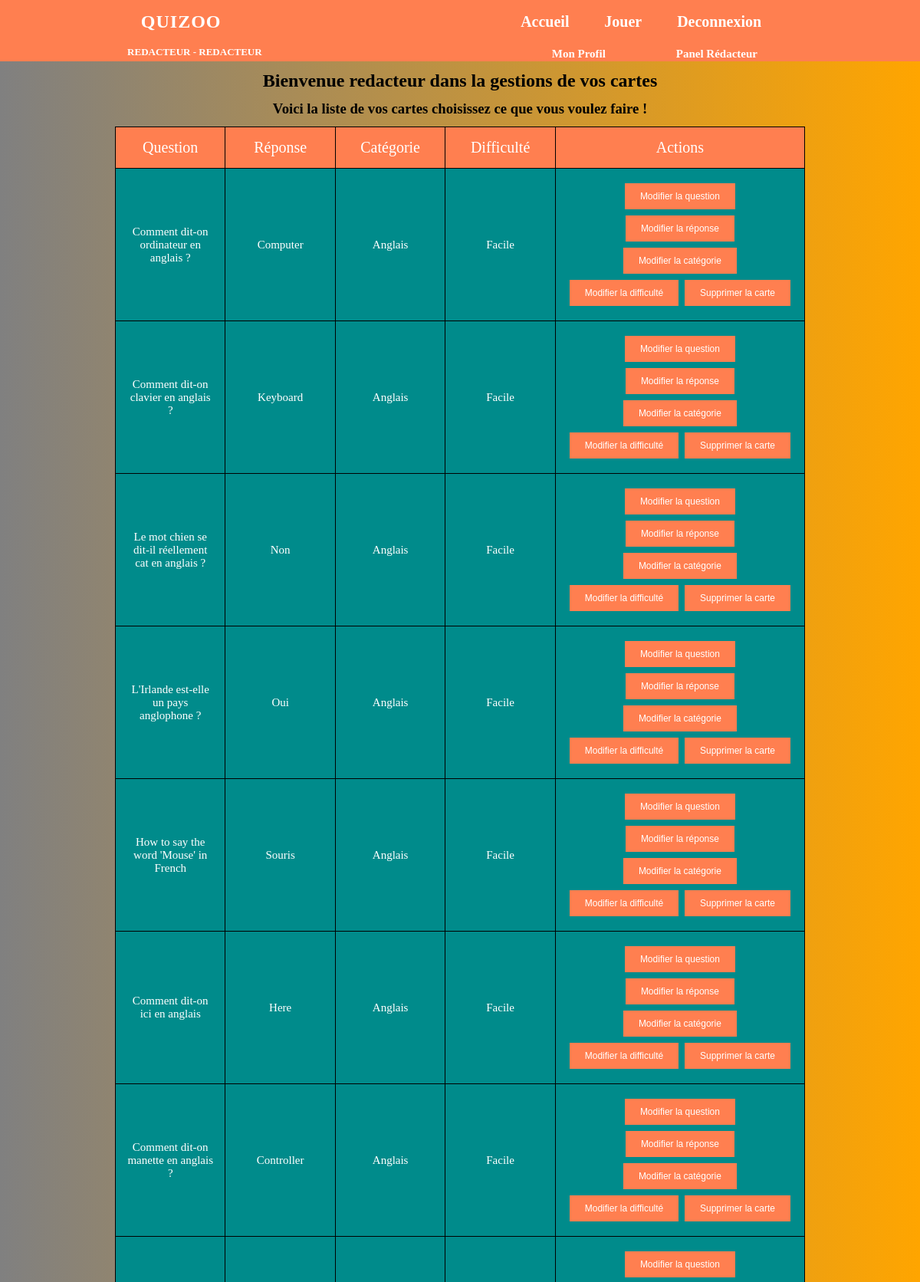
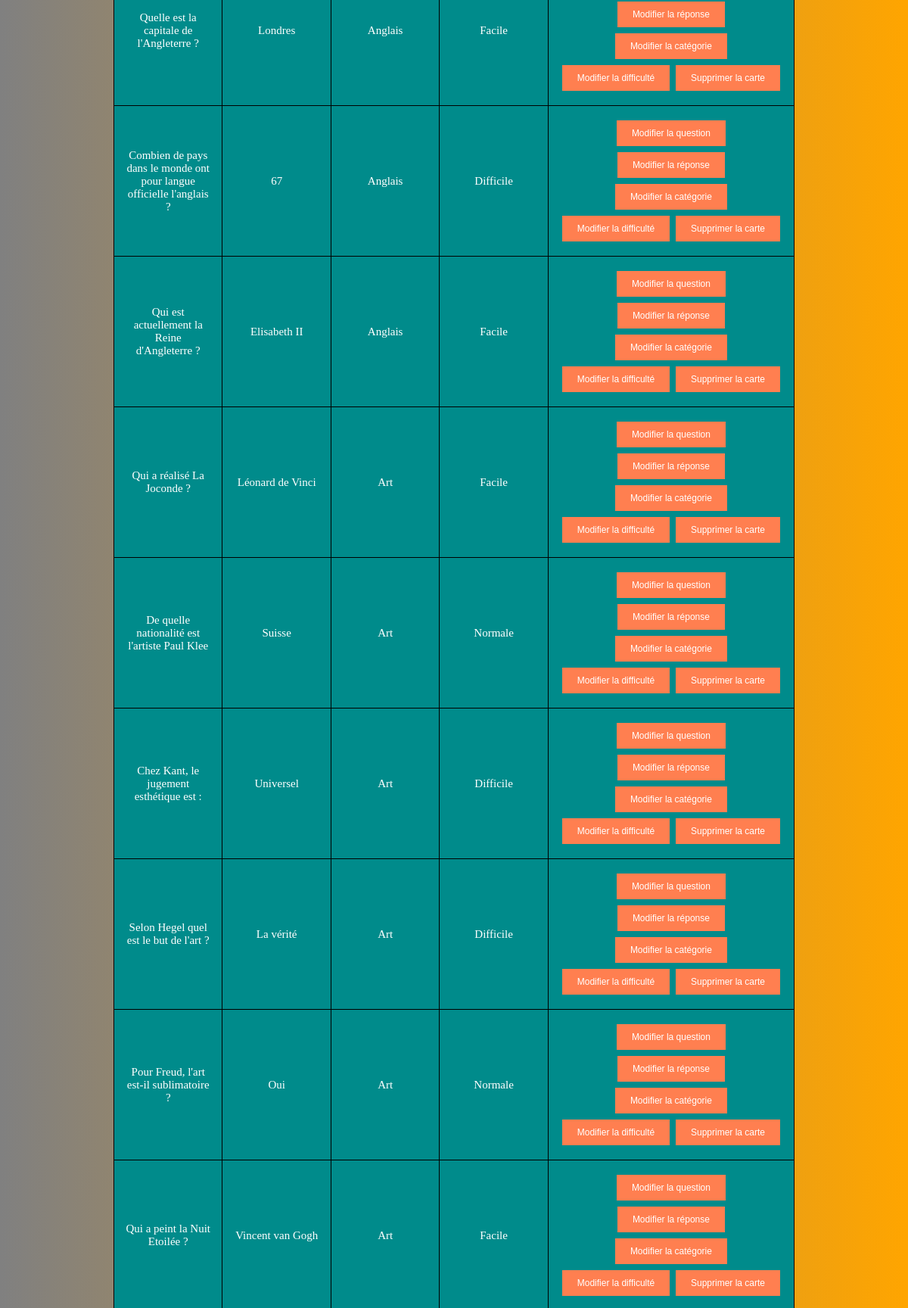
Page /site/redac/update_car.php (signed in, upper part) on the committed database (2 pictures, top to bottom).
### tables this page shows
CREATE TABLE `cartes` (
  `id` int(11) NOT NULL,
  `question` varchar(100) NOT NULL,
  `reponse` varchar(100) NOT NULL,
  `theme` varchar(100) NOT NULL,
  `difficulty` varchar(100) DEFAULT NULL,
  `createur` varchar(100) DEFAULT NULL,
  `valide` varchar(100) DEFAULT NULL,
  `note` varchar(100) DEFAULT NULL
);

### site/function.php (called while the page is built, shortened)
<?
    function Secu($var){
        $var = $var;
		return $var;
    }
?>

### site/redac/update_car.php (the view, shortened to what this page needs)
<?
    include '../header.php';
    $user = Secu($_SESSION['user']);
    $createur = Secu($_SESSION["user"]);
    $GetMyCard = $BDD->prepare('SELECT * FROM cartes WHERE valide = 1 AND createur = :createur ORDER by createur DESC');
    $GetMyCard->bindValue(':createur', $createur);
    $GetMyCard->execute();
    $resultat_card = $GetMyCard->fetchAll();
            ?>
        <h2 class="hredac"> Bienvenue <?php echo $user; ?> dans la gestions de vos cartes </h2>
        <h3 class="hredac"> Voici la liste de vos cartes choisissez ce que vous voulez faire ! </h3>
        <table class="tabadmin" style="width: 75%; height: 75px;">
            <tbody>
                <tr>
                    <td style="width: 15%;" class="tdredac">Question</td>
                    <td style="width: 15%;" class="tdredac">Réponse</td>
                    <td style="width: 15%;" class="tdredac">Catégorie</td>
                    <td style="width: 15%;" class="tdredac">Difficulté</td>
                    <td style="width: 34%;" class="tdredac">Actions</td>
                </tr>
                <?php foreach ($resultat_card as $row){?>
                    <tr>
                        <td style="width: 15%;" class="tdredacq"><?echo $row['question']; ?></td>
                        <td style="width: 15%;" class="tdredacq"><?echo $row['reponse']; ?></td>
                        <td style="width: 15%;" class="tdredacq"><?echo htmlspecialchars_decode($row['theme']); ?></td>
                        <td style="width: 15%;" class="tdredacq"><?echo $row['difficulty']; ?></td>
                        <td style="width: 20%;" class="tdredacq">
                            <form action="update_car.php" method="POST">
                                <button name="question" type="submit" value="<?= $row['id'] ?>" class="butredac" >Modifier la question</button>
                                <button name="reponse" type="submit" value="<?= $row['id'] ?>" class="butredac" >Modifier la réponse</button>
                                <button name="categorie" type="submit" value="<?= $row['id'] ?>" class="butredac" >Modifier la catégorie</button>
                                <button name="difficulty" type="submit" value="<?= $row['id'] ?>" class="butredac" >Modifier la difficulté</button>
                                <button name="delete" type="submit" value="<?= $row['question'] ?>" class="butredac" >Supprimer la carte</button>
                            </form>
                        </td>
                    <tr>
                <?php } ?>
            </tbody>
        </table>
    </body>
</html>

### site/assets/css/style1.css (style rules this page uses)
* { margin: 0px; padding: 0px; box-sizing: border-box; }
body { color: white; background: linear-gradient(-90deg, orange, gray);; scroll-behavior: smooth; }
.tabadmin { border-collapse: collapse; margin-left:auto; margin-right:auto; margin-top: 1%; }
.tabadmin th, td { padding: 15px; text-align: left; border: 1px solid black; }
.hredac { text-align: center; color: black; margin-top: 1% }
.tabadmin th, td { padding: 15px; text-align: center; border: 1px solid black; }
.tdredac { background-color: #FF7F50; font-size: 20px; }
.tdredacq { background-color: #008B8B; font-size: 15px; }
.butredac { background-color: #FF7F50; border: none; color: white; padding: 10px 20px; text-align: center; text-decoration: none; display: inline-block; font-size: 12px; margin: 4px 2px; }

### rows in the picture
cartes: question "Comment dit-on ordinateur en anglais ?", reponse "Computer", theme "Anglais", difficulty "Facile", $row['id'] 38 (drawn)
cartes: question "Comment dit-on clavier en anglais ?", reponse "Keyboard", theme "Anglais", difficulty "Facile", $row['id'] 39 (drawn)
cartes: question "Le mot chien se dit-il réellement cat en anglais ?", reponse "Non", theme "Anglais", difficulty "Facile", $row['id'] 40 (drawn)
cartes: question "L'Irlande est-elle un pays anglophone ?", reponse "Oui", theme "Anglais", difficulty "Facile", $row['id'] 41 (drawn)
cartes: question "How to say the word 'Mouse' in French", reponse "Souris", theme "Anglais", difficulty "Facile", $row['id'] 42 (drawn)
cartes: question "Comment dit-on ici en anglais", reponse "Here", theme "Anglais", difficulty "Facile", $row['id'] 43 (drawn)
cartes: question "Comment dit-on manette en anglais ?", reponse "Controller", theme "Anglais", difficulty "Facile", $row['id'] 44 (drawn)
cartes: question "Quelle est la capitale de l'Angleterre ?", reponse "Londres", theme "Anglais", difficulty "Facile", $row['id'] 45 (drawn)
cartes: question "Combien de pays dans le monde ont pour langue officielle l'anglais ?", reponse "67", theme "Anglais", difficulty "Difficile", $row['id'] 46 (drawn)
cartes: question "Qui est actuellement la Reine d'Angleterre ?", reponse "Elisabeth II", theme "Anglais", difficulty "Facile", $row['id'] 47 (drawn)
cartes: question "Qui a réalisé La Joconde ?", reponse "Léonard de Vinci", theme "Art", difficulty "Facile", $row['id'] 48 (drawn)
cartes: question "De quelle nationalité est l'artiste Paul Klee", reponse "Suisse", theme "Art", difficulty "Normale", $row['id'] 49 (drawn)
cartes: question "Chez Kant, le jugement esthétique est :", reponse "Universel", theme "Art", difficulty "Difficile", $row['id'] 50 (drawn)
cartes: question "Selon Hegel quel est le but de l'art ?", reponse "La vérité", theme "Art", difficulty "Difficile", $row['id'] 51 (drawn)
cartes: question "Pour Freud, l'art est-il sublimatoire ?", reponse "Oui", theme "Art", difficulty "Normale", $row['id'] 52 (drawn)
cartes: question "Qui a peint la Nuit Etoilée ?", reponse "Vincent van Gogh", theme "Art", difficulty "Facile", $row['id'] 55 (drawn)

### other values in the picture
$_SESSION['user'] "REDACTEUR"
usertype() "REDACTEUR"
$user "redacteur"
